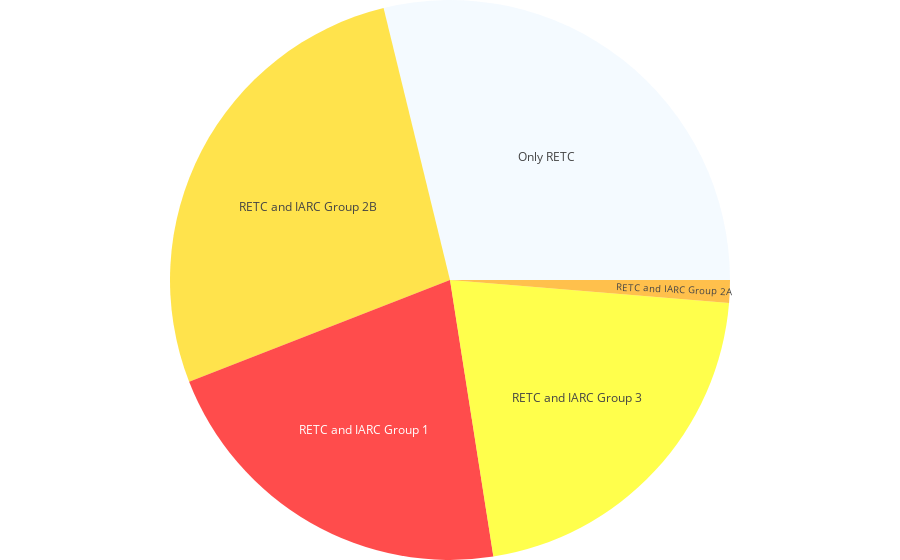

Source (notebook cell):
### Markdown cell above
### Cambios en la gráfica

### Code cell
fig.update_layout({
"plot_bgcolor": "rgba(0, 0, 0, 0)",
"paper_bgcolor": "rgba(0, 0, 0, 0)",
})

fig.update_layout(margin = dict(t=0, l=0, r=0, b=0))

### Figure 1 — Plotly figure (JSON) as saved in the notebook; plotly's stock layout.template omitted (floating-point values rounded to 4 significant figures)
{"data": [{"branchvalues": "total", "customdata": [["RETC and IARC Group 2B"], ["RETC and IARC Group 3"], ["Listed in IARC without Group"], ["Only RETC"], ["RETC and IARC Group 1"], ["RETC and IARC Group 2A"]], "domain": {"x": [0, 1], "y": [0, 1]}, "hovertemplate": "labels=%{label}<br>percentage=%{value}<br>parent=%{parent}<br>id=%{id}<br>iarc=%{customdata[0]}<extra></extra>", "ids": ["RETC and IARC Group 2B", "RETC and IARC Group 3", "Listed in IARC without Group", "Only RETC", "RETC and IARC Group 1", "RETC and IARC Group 2A"], "labels": ["RETC and IARC Group 2B", "RETC and IARC Group 3", "Listed in IARC without Group", "Only RETC", "RETC and IARC Group 1", "RETC and IARC Group 2A"], "marker": {"colors": ["gold", "yellow", "purple", "aliceblue", "red", "orange"]}, "name": "", "parents": ["", "", "", "", "", ""], "type": "sunburst", "values": [27.11, 21.22, 0.003, 28.81, 21.56, 1.302]}], "layout": {"legend": {"tracegroupgap": 0}, "margin": {"b": 0, "l": 0, "r": 0, "t": 0}, "paper_bgcolor": "rgba(0, 0, 0, 0)", "plot_bgcolor": "rgba(0, 0, 0, 0)"}}
